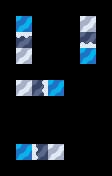

The image is a tile-based game level rendered from a .tmx file. Its description and complete source (layers, tilesets, objects, tile grids) follow:
An orthogonal 7x11 tile map with 16x16 px tiles, 3 tile layers (regions, input_prototype, output_ground), 2 tilesets.

<map version="1.5" tiledversion="1.7.2" orientation="orthogonal" renderorder="right-down" width="7" height="11" tilewidth="16" tileheight="16" infinite="0" nextlayerid="4" nextobjectid="1">
 <tileset firstgid="1" source="../tilesets/automap.tsx" />
 <tileset firstgid="5" source="../tilesets/snow.tsx" />
 <layer id="1" name="regions" width="7" height="11">
  <data encoding="csv">
0,0,0,0,0,0,0,
0,3,0,0,0,3,0,
0,3,0,0,0,3,0,
0,3,0,0,0,3,0,
0,0,0,0,0,0,0,
0,3,3,3,0,0,0,
0,0,0,0,0,0,0,
0,0,0,0,0,0,0,
0,0,0,0,0,0,0,
0,3,3,3,0,0,0,
0,0,0,0,0,0,0
</data>
 </layer>
 <layer id="2" name="input_prototype" width="7" height="11">
  <data encoding="csv">
0,0,0,0,0,0,0,
0,2,0,0,0,1,0,
0,1,0,0,0,1,0,
0,1,0,0,0,2,0,
0,0,0,0,0,0,0,
0,1,1,2,0,0,0,
0,0,0,0,0,0,0,
0,0,0,0,0,0,0,
0,0,0,0,0,0,0,
0,2,1,1,0,0,0,
0,0,0,0,0,0,0
</data>
 </layer>
 <layer id="3" name="output_ground" width="7" height="11">
  <data encoding="csv">
0,0,0,0,0,0,0,
0,0,0,0,0,0,0,
0,6,0,0,0,14,0,
0,0,0,0,0,0,0,
0,0,0,0,0,0,0,
0,0,11,0,0,0,0,
0,0,0,0,0,0,0,
0,0,0,0,0,0,0,
0,0,0,0,0,0,0,
0,0,9,0,0,0,0,
0,0,0,0,0,0,0
</data>
 </layer>
</map>